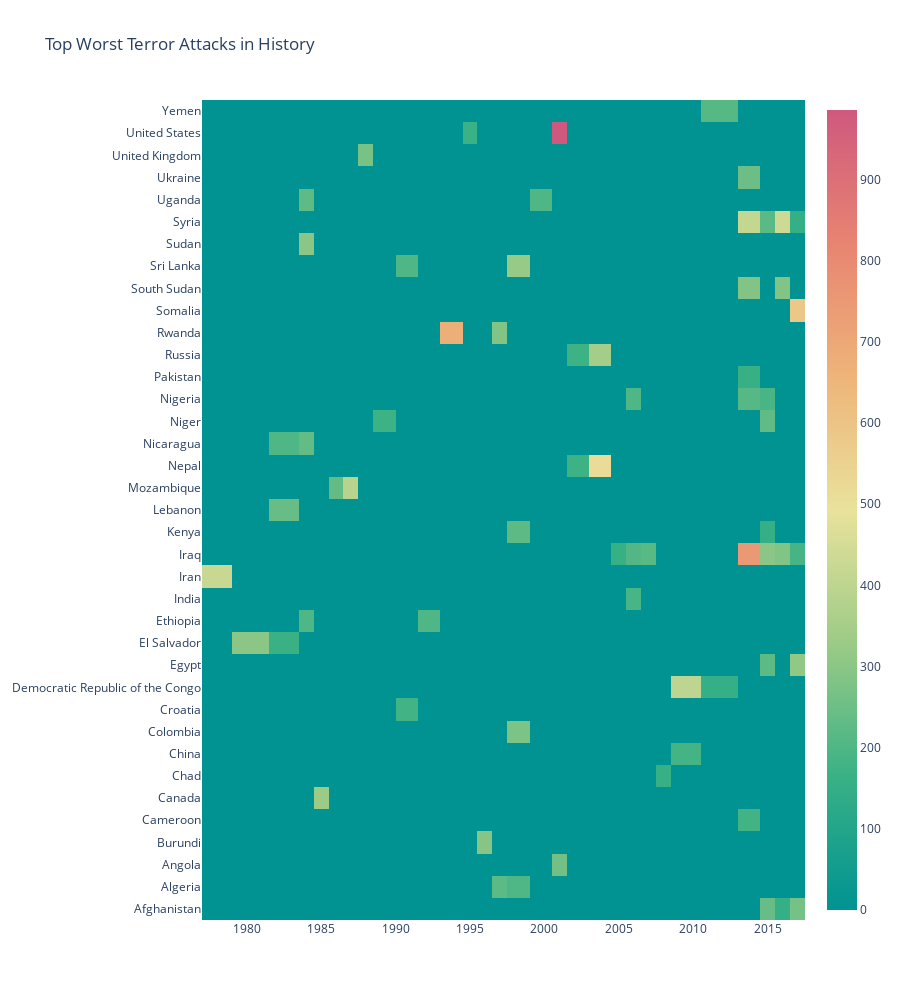

Notebook source saved alongside this figure:
### Code cell
heatmap = go.Heatmap(z=heat.values, x=heat.columns, y=heat.index ,colorscale='temps')
tp = [heatmap]
layout = go.Layout(
    title='Top Worst Terror Attacks in History',
    xaxis = dict(ticks=''),
    yaxis = dict(ticks=''),height=1000
)
fig = go.Figure(data=tp, layout=layout)
py.iplot(fig)

### Figure 1 — Plotly figure (JSON) as saved in the notebook; plotly's stock layout.template omitted (floating-point values rounded to 4 significant figures; data arrays with more than 128 entries replaced by an {"elided": "..."} marker saying what was removed)
{"data": [{"colorscale": [[0, "rgb(0, 147, 146)"], [0.1667, "rgb(57, 177, 133)"], [0.3333, "rgb(156, 203, 134)"], [0.5, "rgb(233, 226, 156)"], [0.6667, "rgb(238, 180, 121)"], [0.8333, "rgb(232, 132, 113)"], [1, "rgb(207, 89, 126)"]], "type": "heatmap", "x": [1978, 1980, 1983, 1984, 1985, 1986, 1987, 1988, 1989, 1991, 1992, 1994, 1995, 1996, 1997, 1998, 2000, 2001, 2002, 2004, 2005, 2006, 2007, 2008, 2009, 2012, 2014, 2015, 2016, 2017], "y": ["Afghanistan", "Algeria", "Angola", "Burundi", "Cameroon", "Canada", "Chad", "China", "Colombia", "Croatia", "Democratic Republic of the Congo", "Egypt", "El Salvador", "Ethiopia", "India", "Iran", "Iraq", "Kenya", "Lebanon", "Mozambique", "Nepal", "Nicaragua", "Niger", "Nigeria", "Pakistan", "Russia", "Rwanda", "Somalia", "South Sudan", "Sri Lanka", "Sudan", "Syria", "Uganda", "Ukraine", "United Kingdom", "United States", "Yemen"], "z": {"elided": "37x30 float values"}}], "layout": {"height": 1000, "title": {"text": "Top Worst Terror Attacks in History"}, "xaxis": {"ticks": ""}, "yaxis": {"ticks": ""}}}
